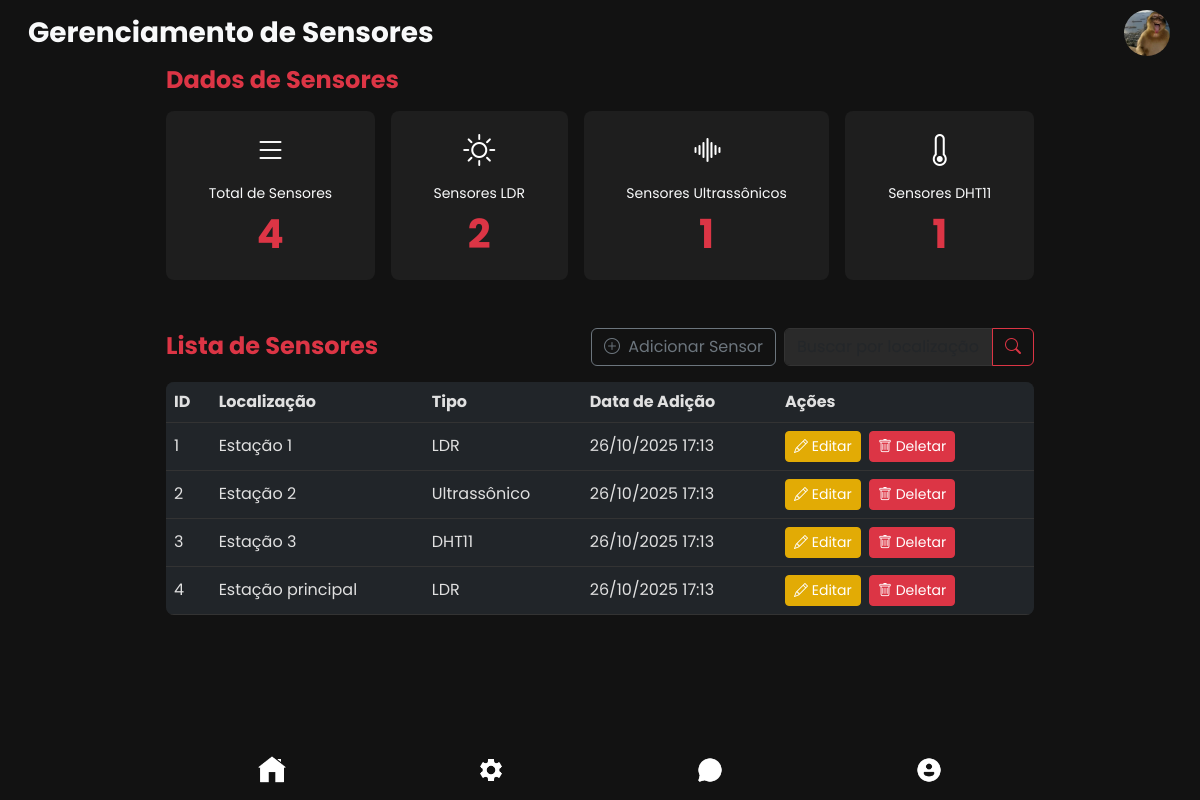
The page /public/adm/sensores.php (signed in) on the database its author committed.
### tables this page shows
CREATE TABLE sensores (
    id INT AUTO_INCREMENT PRIMARY KEY,
    localizacao ENUM('Estação 1', 'Estação 2', 'Estação 3', 'Estação principal') NOT NULL,
    tipo ENUM('LDR', 'Ultrassônico', 'DHT11') NOT NULL,  
    status ENUM('ativado', 'desativado') NOT NULL,
    data_hora_adicao DATETIME DEFAULT CURRENT_TIMESTAMP NOT NULL
);

### public/adm/sensores.php (the view, shortened to what this page needs)
<?php
require "../../config/bd.php";
$stmt_total = $conn->prepare("SELECT COUNT(*) as total FROM sensores");
$stmt_total->execute();
$total_sensores = $stmt_total->get_result()->fetch_assoc()['total'];
$stmt_ldr = $conn->prepare("SELECT COUNT(*) as total FROM sensores WHERE tipo = 'LDR'");
$stmt_ldr->execute();
$sensores_ldr = $stmt_ldr->get_result()->fetch_assoc()['total'];
$stmt_ultrassonico = $conn->prepare("SELECT COUNT(*) as total FROM sensores WHERE tipo = 'Ultrassônico'");
$stmt_ultrassonico->execute();
$sensores_ultrassonico = $stmt_ultrassonico->get_result()->fetch_assoc()['total'];
$stmt_dht11 = $conn->prepare("SELECT COUNT(*) as total FROM sensores WHERE tipo = 'DHT11'");
$stmt_dht11->execute();
$sensores_dht11 = $stmt_dht11->get_result()->fetch_assoc()['total'];
$busca = $_GET['busca'] ?? '';
$where_clause = !empty($busca) ? "WHERE (localizacao LIKE ? OR tipo LIKE ?)" : "";
$stmt_sensores = $conn->prepare("SELECT id, localizacao, tipo, data_hora_adicao
                                     FROM sensores $where_clause
                                     ORDER BY id ASC
                                     LIMIT 20");
$stmt_sensores->execute();
$sensores = $stmt_sensores->get_result()->fetch_all(MYSQLI_ASSOC);
?>
<!DOCTYPE html>
<html lang="pt-BR">
<head>
    <link href="https://cdn.jsdelivr.net/npm/bootstrap@5.3.0/dist/css/bootstrap.min.css" rel="stylesheet" />
    <link rel="stylesheet" href="https://cdn.jsdelivr.net/npm/bootstrap-icons@1.11.0/font/bootstrap-icons.css">
</head>
<body>
    <header class="bg-transparent">
        <nav class="navbar navbar-expand-lg navbar-dark bg-transparent px-3 py-2">
            <div class="container-fluid">
                <div class="d-flex justify-content-between align-items-center w-100">
                    <div class="text-oi">
                        <h1 class="text-light fw-bold mb-0 fs-3">Gerenciamento de Sensores</h1>
                    </div>
                    <div class="pfp">
                        <img src="<?php echo htmlspecialchars($_SESSION['foto'] ?? '../../assets/img/perfil.png'); ?>" alt="Foto de perfil" class="pfp-img" />
                    </div>
                </div>
            </div>
        </nav>
    </header>
    <main class="container px-3" style="max-width: 900px; margin-bottom: 2rem;">
        <div class="stats mb-5">
            <div class="stats-titulo mb-3">
                <h3 class="text-danger fw-bold fs-4">Dados de Sensores</h3>
            </div>
            <div class="stats-grid d-flex flex-wrap justify-content-between gap-3">
                <div class="card card-hover d-flex flex-column align-items-center text-center rounded-3 flex-fill p-3">
                    <div class="stat-icon mb-2">
                        <i class="bi bi-list"></i>
                    </div>
                    <div class="stat-text w-100">
                        <div class="stat-label text-light small">Total de Sensores</div>
                        <div class="stat-number"><?php echo number_format($total_sensores); ?></div>
                    </div>
                </div>
                <div class="card card-hover d-flex flex-column align-items-center text-center rounded-3 flex-fill p-3">
                    <div class="stat-icon mb-2">
                        <i class="bi bi-brightness-high"></i>
                    </div>
                    <div class="stat-text w-100">
                        <div class="stat-label text-light small">Sensores LDR</div>
                        <div class="stat-number"><?php echo number_format($sensores_ldr); ?></div>
                    </div>
                </div>
                <div class="card card-hover d-flex flex-column align-items-center text-center rounded-3 flex-fill p-3">
                    <div class="stat-icon mb-2">
                        <i class="bi bi-soundwave"></i>
                    </div>
                    <div class="stat-text w-100">
                        <div class="stat-label text-light small">Sensores Ultrassônicos</div>
                        <div class="stat-number"><?php echo number_format($sensores_ultrassonico); ?></div>
                    </div>
                </div>
                <div class="card card-hover d-flex flex-column align-items-center text-center rounded-3 flex-fill p-3">
                    <div class="stat-icon mb-2">
                        <i class="bi bi-thermometer"></i>
                    </div>
                    <div class="stat-text w-100">
                        <div class="stat-label text-light small">Sensores DHT11</div>
                        <div class="stat-number"><?php echo number_format($sensores_dht11); ?></div>
                    </div>
                </div>
            </div>
        </div>
        <div class="atividades mb-5">
            <div class="d-flex justify-content-between align-items-center mb-3">
                <h3 class="text-danger fw-bold fs-4 mb-0">Lista de Sensores</h3>
                <div class="d-flex gap-2">
                    <button class="btn btn-outline-secondary" data-bs-toggle="modal" data-bs-target="#editarModal">
                        <i class="bi bi-plus-circle me-1"></i> Adicionar Sensor
                    </button>
                    <div class="input-group" style="max-width: 250px;">
                        <input type="text" class="form-control" id="buscaInput" placeholder="Buscar por localização ou tipo..." value="<?php echo htmlspecialchars($busca); ?>">
                        <button class="btn btn-outline-danger" type="button" onclick="filtrarSensores()"><i class="bi bi-search"></i></button>
                    </div>
                </div>
            </div>
            <div class="table-responsive">
                <table class="table table-dark table-hover rounded-3 overflow-hidden" id="sensoresTable">
                    <thead>
                        <tr>
                            <th scope="col">ID</th>
                            <th scope="col">Localização</th>
                            <th scope="col">Tipo</th>
                            <th scope="col">Data de Adição</th>
                            <th scope="col">Ações</th>
                        </tr>
                    </thead>
                    <tbody>
                        <?php if (!empty($sensores)): ?>
                            <?php foreach ($sensores as $sensor): ?>
                                <tr data-localizacao="<?php echo strtolower($sensor['localizacao']); ?>" data-tipo="<?php echo strtolower($sensor['tipo']); ?>">
                                    <td><?php echo $sensor['id']; ?></td>
                                    <td><?php echo htmlspecialchars($sensor['localizacao']); ?></td>
                                    <td><?php echo htmlspecialchars($sensor['tipo']); ?></td>
                                    <td><?php echo date('d/m/Y H:i', strtotime($sensor['data_hora_adicao'])); ?></td>
                                    <td>
                                        <button class="btn btn-sm btn-warning me-1" onclick="editarSensor(<?php echo $sensor['id']; ?>, '<?php echo htmlspecialchars(addslashes($sensor['localizacao'])); ?>', '<?php echo htmlspecialchars(addslashes($sensor['tipo'])); ?>')">
                                            <i class="bi bi-pencil"></i> Editar
                                        </button>
                                        <form method="POST" action="model/sensor.php?id=<?php echo $sensor['id']; ?>" style="display: inline;" onsubmit="return confirm('Deletar este sensor? Ação irreversível!');">
                                            <button type="submit" name="deletar" class="btn btn-sm btn-danger"><i class="bi bi-trash"></i> Deletar</button>
                                        </form>
                                    </td>
                                </tr>
                            <?php endforeach; ?>
                        <?php else: ?>
                            <tr>
                                <td colspan="5" class="text-center text-light">Nenhum sensor encontrado.</td>
                            </tr>
                        <?php endif; ?>
                    </tbody>
                </table>
            </div>
        </div>
    </main>
    <footer class="rodape position-fixed bottom-0 w-100 py-2 px-3" role="contentinfo" aria-label="Menu de navegação inferior">
        <div class="container d-flex justify-content-around align-items-center" style="max-width: 900px;">
            <a href="home.php" class="footer-icon text-center text-decoration-none p-2" aria-label="Início">
                <img src="../../assets/img/casa.png" alt="Início" />
            </a>
            <a href="gerenciamento.php" class="footer-icon text-center text-decoration-none p-2" aria-label="Gerenciamento">
                <img src="../../assets/img/gerenciamento.png" alt="Gerenciamento" />
            </a>
            <a href="chat.php" class="footer-icon text-center text-decoration-none p-2" aria-label="Chat">
                <img src="../../assets/img/chat.png" alt="Chat" />
            </a>
            <a href="perfil.php" class="footer-icon text-center text-decoration-none p-2" aria-label="Perfil">
                <img src="../../assets/img/perfil.png" alt="Perfil" />
            </a>
        </div>
    </footer>
</body>
</html>

### public/adm/sensores.php (style rules this page uses)
body { font-family: 'Poppins', sans-serif; background-color: #121212; color: #e0e0e0; min-height: 100vh; padding-bottom: 70px; }
.card-hover { background-color: #1e1e1e !important; transition: background-color 0.3s ease; border: none; }
.pfp-img { width: 50px; height: 50px; object-fit: cover; border-radius: 50%; border: 2px solid transparent; transition: border-color 0.3s ease; }
.footer-icon img { width: 28px; height: 28px; filter: brightness(0) invert(1); transition: filter 0.3s ease; }
.rodape { background-color: #121212; border: none; box-shadow: none; z-index: 1000; }
.stat-number { font-size: 2.5rem; font-weight: bold; color: #dc3545; }
.stat-icon i { font-size: 2rem; color: #fff; }
.table-dark { background-color: #1e1e1e; }
.table-dark th, .table-dark td { border-color: #333; color: #e0e0e0; vertical-align: middle; }
.table-dark .btn { white-space: nowrap; }
.form-control, .form-select { background-color: #2a2a2a; border-color: #333; color: #e0e0e0; }
.btn-warning { background-color: #e2ab05ff; border-color: #e2ab05ff; color: #fff; }
.btn-danger { background-color: #dc3545; border-color: #dc3545; }

### rows shown on the page
sensores: id "1", localizacao "Estação 1", tipo "LDR", data_hora_adicao "26/10/2025 17:13"
sensores: id "2", localizacao "Estação 2", tipo "Ultrassônico", data_hora_adicao "26/10/2025 17:13"
sensores: id "3", localizacao "Estação 3", tipo "DHT11", data_hora_adicao "26/10/2025 17:13"
sensores: id "4", localizacao "Estação principal", tipo "LDR", data_hora_adicao "26/10/2025 17:13"

### other values the page prints
$total_sensores "4"
$sensores_ldr "2"
$sensores_ultrassonico "1"
$sensores_dht11 "1"
